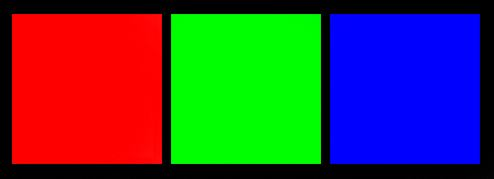
#> input picture RGB.jpg, 494 x 179 px
$ jupyter execute Learn_OpenCV_6.ipynb
#> lines starting #> are read from the running program, lines starting #| are printed output that depends on the picture; after the words box and inside, x2 and y2 are one past the last pixel; in counts of white or black regions, pixels touching at a corner belong together
[cell 1]
import numpy as np
import cv2

[cell 2]
img = cv2.imread("RGB.jpg")
#> img is the input picture: shape (179, 494, 3); mean B, G, R 65.7, 65.3, 65.3

## 图片蒙版

[cell 3]
cv2.imshow("img",img)

mask = np.zeros(img.shape[:2],dtype="uint8")
(cx,cy) = (img.shape[1]//2,img.shape[0]//2)
#> cx = 247; cy = 89
cv2.rectangle(mask,(cx-250,cy-150),(cx+200,cy+150),255,-1)
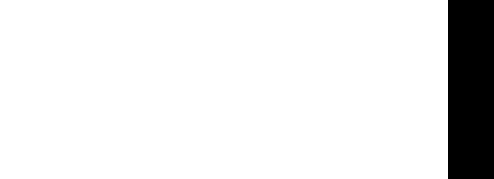
#> mask: shape (179, 494); 90.7% white; 1 black region, box (x1, y1, x2, y2) and area: (448, 0, 494, 179) 8234
cv2.imshow("Mask",mask)

masked = cv2.bitwise_and(img,img,mask=mask)
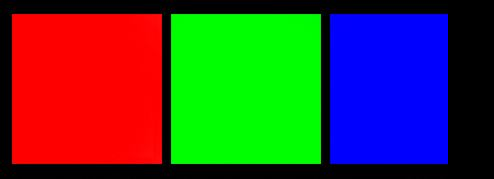
#> masked: shape (179, 494, 3); mean B, G, R 52, 65.2, 65.2
cv2.imshow("Masked",masked)
cv2.waitKey(0)

[cell 4]
mask = np.zeros(img.shape[:2],dtype="uint8")
cv2.circle(mask,(cx,cy),100,255,-1)
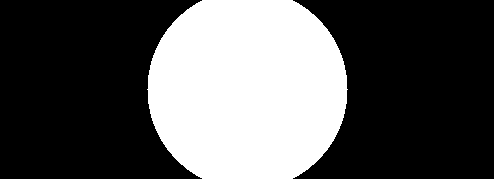
#> mask: shape (179, 494); 34.1% white; 1 white region, box (x1, y1, x2, y2) and area: (147, 0, 348, 179) 30159
masked = cv2.bitwise_and(img,img,mask=mask)
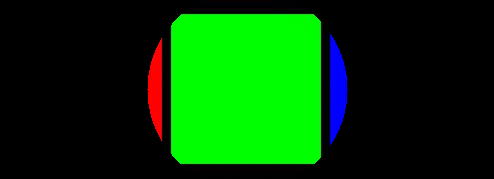
#> masked: shape (179, 494, 3); mean B, G, R 4.5, 64.4, 3.3
cv2.imshow("Mask",mask)
cv2.imshow("Masked",masked)
cv2.waitKey(0)

## BGR三通道分割
拆分图像颜色通道使用cv2.split(image)方法

合并 使用 cv2.merge([B,G,R]) 方法
***

[cell 5]
(B,G,R) = cv2.split(img)
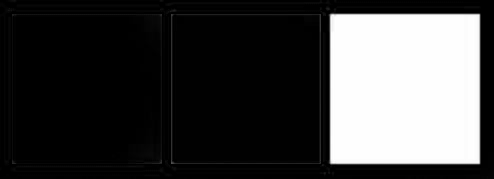
#> B: shape (179, 494); min 0, max 255, mean 65.7
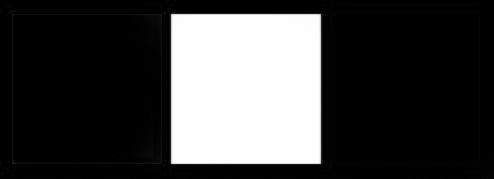
#> G: shape (179, 494); min 0, max 255, mean 65.3
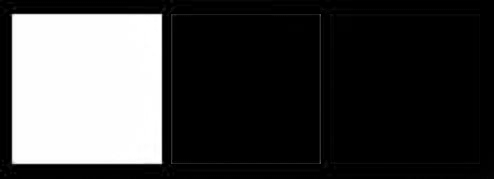
#> R: shape (179, 494); min 0, max 255, mean 65.3
cv2.imshow("Blue",B)
cv2.imshow("Green",G)
cv2.imshow("Red",R)

merged = cv2.merge([B,G,R])
cv2.imshow("Merged",merged)
cv2.waitKey(0)
cv2.destroyAllWindows()

zeros = np.zeros(img.shape[:2],dtype="uint8")
cv2.imshow("red",cv2.merge([zeros,zeros,R]))
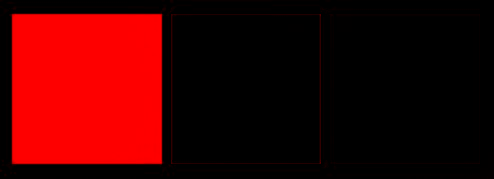
#> window 'red': shape (179, 494, 3); mean B, G, R 0, 0, 65.3
cv2.imshow("blue",cv2.merge([B,zeros,zeros]))
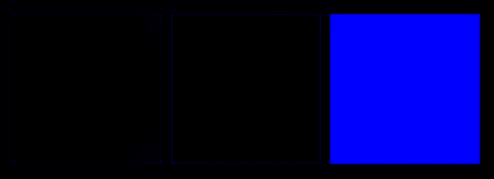
#> window 'blue': shape (179, 494, 3); mean B, G, R 65.7, 0, 0
cv2.imshow("green",cv2.merge([zeros,G,zeros]))
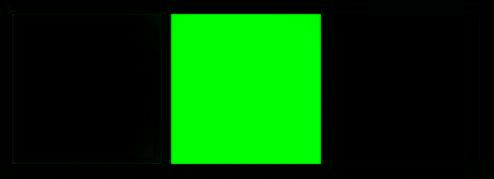
#> window 'green': shape (179, 494, 3); mean B, G, R 0, 65.3, 0
cv2.waitKey(0)
cv2.destroyAllWindows()
# 为了显示频道的实际“颜色”，我们首先需要使用cv2.split来分割图像。
# 然后，我们需要重新构建图像，
# 但这次设置所有像素为0，除了当前通道

[cell 6]
B

[cell 7]
G

[cell 8]
R

[cell 9]
B.shape
#> Out = (179, 494)

[cell 10]
B.max()
#> Out = 255
